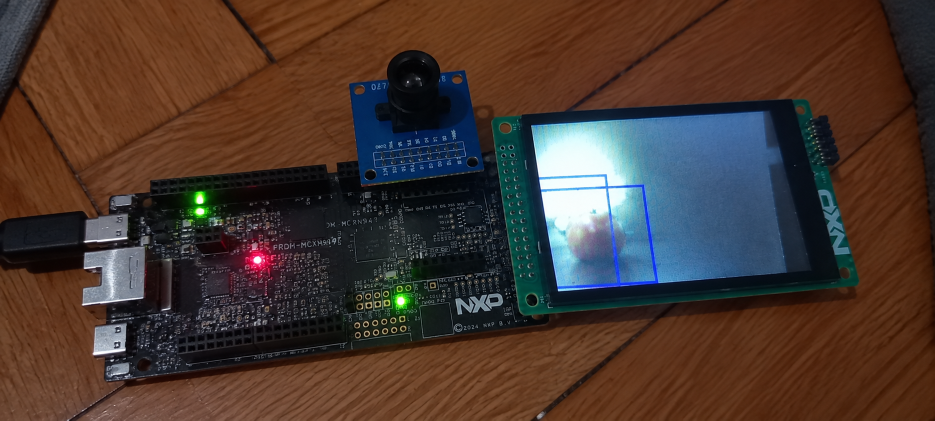
#> input picture images/picture1.png, 1870 x 841 px (shown at 1/2 size)
$ python -i generate_bbox_annotations.py   (imports and definitions only)
#> lines starting #> are read from the running program, lines starting #| are printed output that depends on the picture; after the words box and inside, x2 and y2 are one past the last pixel; in counts of white or black regions, pixels touching at a corner belong together
#> further down, picture is the input picture: shape (841, 1870, 3); mean B, G, R 47.9, 55.9, 73.4
from pathlib import Path
import shutil

import cv2


INPUT_ROOT = Path(r"C:\Projects\TinyML\dataset")
OUTPUT_ROOT = Path(r"C:\Projects\TinyML\dataset_detection")

CLASSES = {
    "Apple": 0,
    "Cherry": 1,
    "Tomato": 2,
}

IMAGE_EXTENSIONS = {".jpg", ".jpeg", ".png"}


def find_fruit_bbox(image):
    gray = cv2.cvtColor(image, cv2.COLOR_BGR2GRAY)
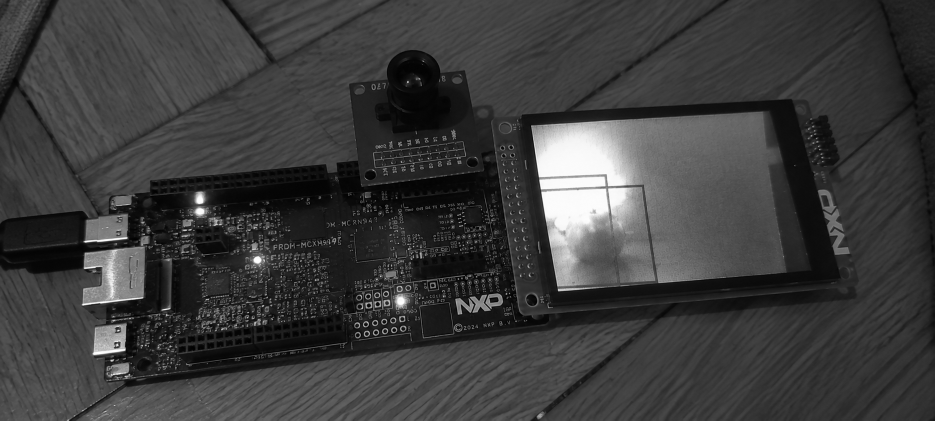
#> gray: shape (841, 1870) (shown at 1/2 size); min 0, max 255, mean 60.3

    mask = cv2.inRange(gray, 0, 245)
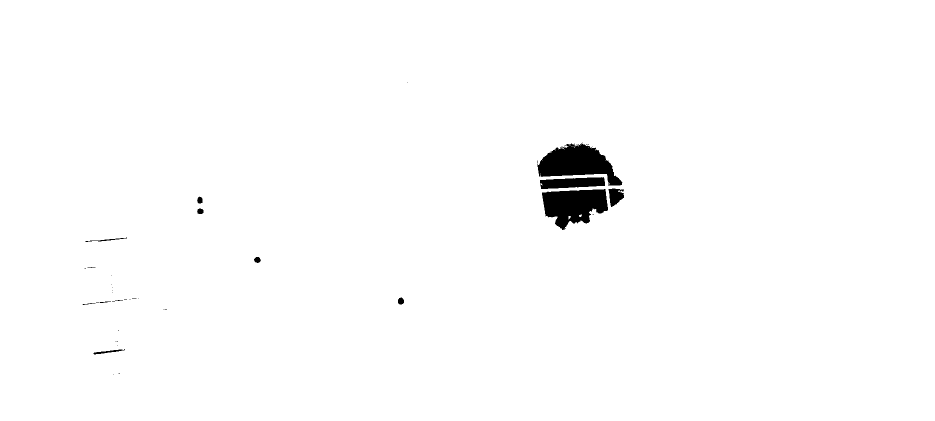
#> mask: shape (841, 1870) (shown at 1/2 size); 98.8% white; 46 black regions (33 under 20 px), largest, box (x1, y1, x2, y2) and area: (1075, 287, 1245, 372) 7760, (1084, 378, 1216, 460) 7183, (1080, 354, 1210, 378) 2318

    kernel = cv2.getStructuringElement(cv2.MORPH_ELLIPSE, (3, 3))
    mask = cv2.morphologyEx(mask, cv2.MORPH_OPEN, kernel)
#> mask: shape (841, 1870); 98.8% white; 38 black regions (25 under 20 px), largest, box (x1, y1, x2, y2) and area: (1075, 285, 1245, 372) 7870, (1084, 378, 1216, 460) 7198, (1080, 354, 1210, 378) 2326
    mask = cv2.morphologyEx(mask, cv2.MORPH_CLOSE, kernel)
#> mask: shape (841, 1870); 98.8% white; 12 black regions (3 under 20 px), largest, box (x1, y1, x2, y2) and area: (1075, 287, 1245, 371) 7840, (1084, 378, 1216, 460) 7185, (1080, 354, 1210, 378) 2321

    contours, _ = cv2.findContours(
        mask,
        cv2.RETR_EXTERNAL,
        cv2.CHAIN_APPROX_SIMPLE,
    )
#> contours = [[[0, 0], [0, 840], [1869, 840], [1869, 0]]]

    if not contours:
        return None

    contour = max(contours, key=cv2.contourArea)
#> contour = [[0, 0], [0, 840], [1869, 840], [1869, 0]]

    x, y, w, h = cv2.boundingRect(contour)
#> x = 0; y = 0; w = 1870; h = 841

    if w <= 0 or h <= 0:
        return None

    return x, y, w, h


# [111 lines left out: functions bbox_to_yolo, process_split, write_dataset_yaml, main, not called in this run]


# [2 lines not run here, left out]

>>> import cv2
>>> picture = cv2.imread('../../images/picture1.png')
>>> result = find_fruit_bbox(picture)
#> result = (0, 0, 1870, 841)
